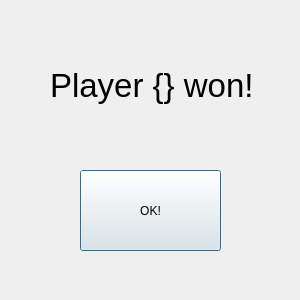
<?xml version="1.0" encoding="UTF-8"?>
<ui version="4.0">
 <class>Dialog</class>
 <widget class="QDialog" name="Dialog">
  <property name="geometry">
   <rect>
    <x>0</x>
    <y>0</y>
    <width>300</width>
    <height>300</height>
   </rect>
  </property>
  <property name="minimumSize">
   <size>
    <width>300</width>
    <height>300</height>
   </size>
  </property>
  <property name="maximumSize">
   <size>
    <width>300</width>
    <height>300</height>
   </size>
  </property>
  <property name="windowTitle">
   <string>Dialog</string>
  </property>
  <widget class="QPushButton" name="pushButton">
   <property name="geometry">
    <rect>
     <x>80</x>
     <y>170</y>
     <width>141</width>
     <height>81</height>
    </rect>
   </property>
   <property name="text">
    <string>OK!</string>
   </property>
  </widget>
  <widget class="QLabel" name="label">
   <property name="geometry">
    <rect>
     <x>50</x>
     <y>20</y>
     <width>261</width>
     <height>131</height>
    </rect>
   </property>
   <property name="font">
    <font>
     <pointsize>25</pointsize>
    </font>
   </property>
   <property name="text">
    <string>Player {} won!</string>
   </property>
  </widget>
 </widget>
 <resources/>
 <connections/>
</ui>
